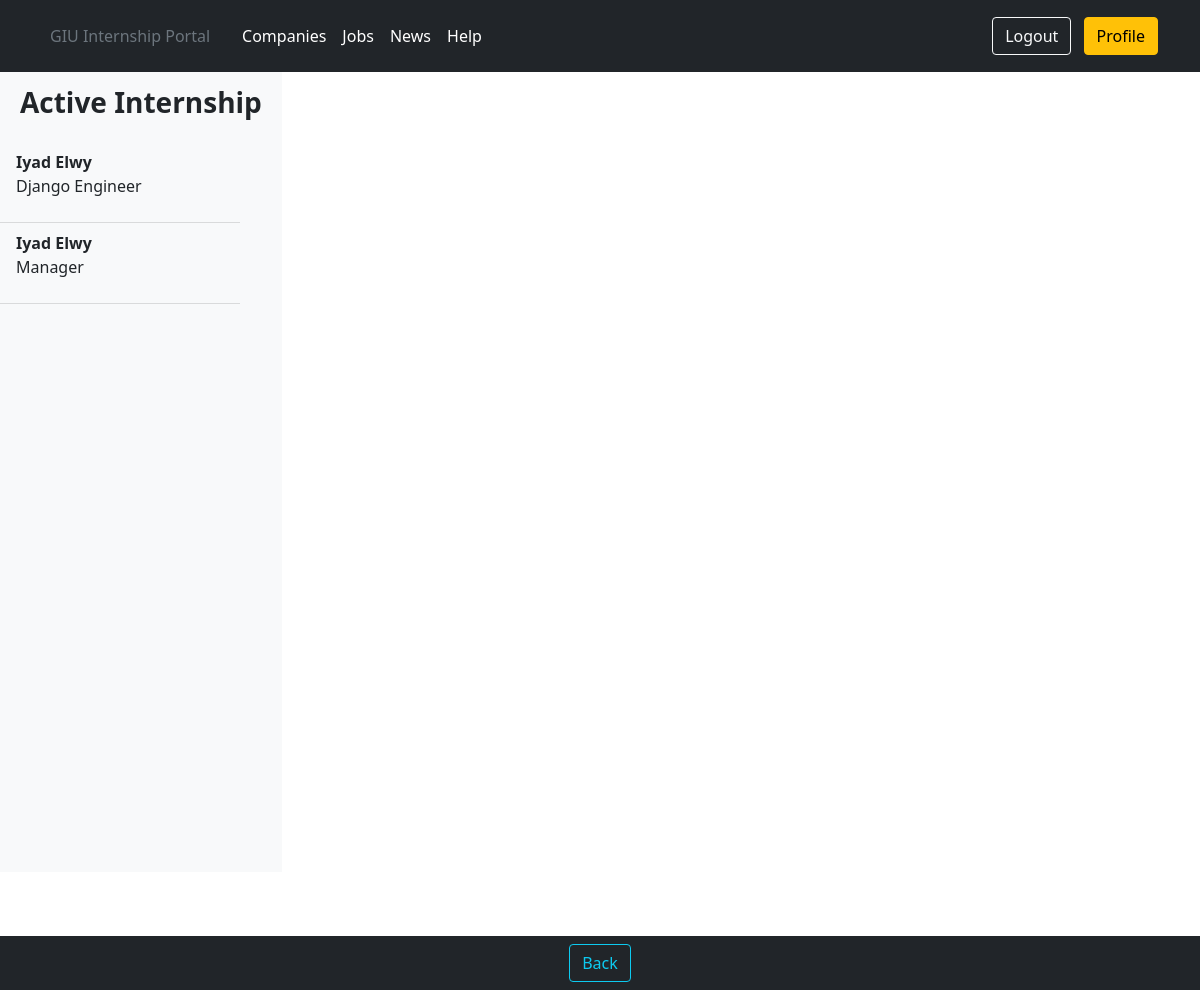
/users/student/42/student_portal/pastinternships/ (signed in), run on the app's committed database.
### portal/models.py (models this page shows, shortened)
class Application(models.Model):
    application_id = models.AutoField(primary_key=True)
    student_id = models.ForeignKey(user_models.Student, on_delete=models.DO_NOTHING)
    job_id = models.ForeignKey(Job, on_delete=models.DO_NOTHING)
    application_status = models.CharField(max_length=20, default='In review', blank=True)
    visibility_for_employer = models.BooleanField(default=False, blank=True)
    application_date = models.DateField(default=datetime.datetime.today(), blank=True)
    has_ended = models.BooleanField(default=False, blank=True)
    has_started = models.BooleanField(default=False, blank=True)
    class Meta:
        unique_together = (('student_id', 'job_id'),)

class Job(models.Model):
    job_id = models.AutoField(primary_key=True)
    title = models.CharField(max_length=30)
    job_description = models.TextField(max_length=1000)
    department = models.CharField(max_length=20)
    job_start_date = models.DateField()
    job_end_date = models.DateField()
    application_deadline = models.DateField()
    num_of_available_internships = models.PositiveIntegerField()
    salary_range = models.CharField(max_length=20)
    qualifications = models.TextField(max_length=500)
    job_location = models.CharField(max_length=20)
    application_link = models.CharField(max_length=50, null=True, blank=True)
    application_email = models.CharField(max_length=50, null=True, blank=True)
    job_type = models.CharField(max_length=30)
    employer_id = models.ForeignKey(user_models.Employer, on_delete=models.DO_NOTHING)
    allowed_faculties = models.TextField(max_length=300)
    required_semesters = models.CharField(max_length=20)
    aa_id = models.ForeignKey(user_models.AcademicAdvisor, null=True, blank=True, on_delete=models.DO_NOTHING)
    visibility_fac_rep = models.BooleanField(default=False, blank=True)
    visibility_admin = models.BooleanField(default=False, blank=True)

### users/models.py (models this page shows, shortened)
class Student(models.Model):
    user = models.OneToOneField(User, on_delete=models.CASCADE, primary_key=True)
    middle_name = models.CharField(max_length=20)
    student_university_id = models.PositiveIntegerField()
    birthdate = models.DateField()
    semester = models.IntegerField()
    faculty = models.CharField(max_length=20)
    major = models.CharField(max_length=20)
    gpa = models.DecimalField(decimal_places=2, max_digits=3)
    student_address = models.CharField(max_length=10)
    has_cv = models.BooleanField(default=False, blank=True)
    cover_letter = models.TextField(max_length=1000, default='', blank=True)

class User(AbstractUser):
    is_student = models.BooleanField(default=False)
    is_employer = models.BooleanField(default=False)
    is_admin = models.BooleanField(default=False)
    is_faculty_representative = models.BooleanField(default=False)
    is_academic_advisor = models.BooleanField(default=False)
    is_career_office_coordinator = models.BooleanField(default=False)

### portal/views.py (the view)
# urls.py: path('pastinternships/', views.StudentShowPastInternships.as_view(), name='student_show_past_internships'),
class StudentShowPastInternships(LoginRequiredMixin, UserPassesTestMixin, ListView):
    model = Application
    template_name = 'portal/student_view_past_internships.html'
    context_object_name = 'student_view_past_internships'
    login_url = 'login'
    def test_func(self):
        return self.request.user.is_student

### templates/portal/student_view_past_internships.html (shortened to what this page needs)
{% extends 'userprofiles/student_profile.html' %}
{% load static %}
{% block navitems %}
    <button onclick="history.back()" class="btn btn-outline-info ml-2" type="button">Back</button>
{% endblock navitems %}
{% block header_block %}
    <link rel="stylesheet" href="{% static 'css/employerViewsApplications.css' %}">
{% endblock header_block %}
{% block profile_body %}
    <div class="d-flex" id="wrapper">
        <div class="bg-light border-right vh-100" id="sidebar-wrapper">
            <div class="sidebar-heading">
                <h3><strong>Active Internship</strong></h3>
            </div>
            <div class="list-group list-group-flush overflow-auto h-100">
                {% for application in student_view_past_internships %}
                    {% if application.has_ended == True and application.has_started == False and application.student_id.user == user %}
                        <a href="#" id="application-sidebar-item" class="list-group-item
                    list-group-item-action
                    bg-light side_item">
                            <strong>{{ application.student_id.user.first_name }} {{ application.student_id.user.last_name }}</strong>
                            <p>{{ application.job_id.title }}</p>
                        </a>
                    {% endif %}
                {% endfor %}
                <br>
            </div>
            <br>
            <br>
        </div>
        <br>
    </div>
{% endblock profile_body %}

### static/css/employerViewsApplications.css (style rules this page uses)
body { overflow-x: hidden; }
#sidebar-wrapper { min-height: 100vh; margin-left: -15rem; -webkit-transition: margin .25s ease-out; -moz-transition: margin .25s ease-out; -o-transition: margin .25s ease-out; transition: margin .25s ease-out; }
#sidebar-wrapper .sidebar-heading { padding: 0.875rem 1.25rem; font-size: 1.2rem; }
#sidebar-wrapper .list-group { width: 15rem; }
@media (min-width: 768px) { #sidebar-wrapper { margin-left: 0; } }

### data on the page
Application: student_id.user.first_name "Iyad", student_id.user.last_name "Elwy", job_id "Django Engineer"
Application: student_id.user.first_name "Iyad", student_id.user.last_name "Elwy", job_id "Manager"
